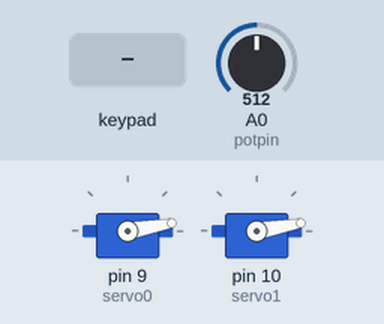
Recording of a sketch running on a simulated Arduino Uno, built with avr-gcc and run on an emulated ATmega328P. Shown: 2 × servo. The test bench sets the inputs (shaded band); at power-on: A0 (potpin) = 512.

Above: at 1.2 s.
1.3 s: key 'D' pressed
At 2.5 s:
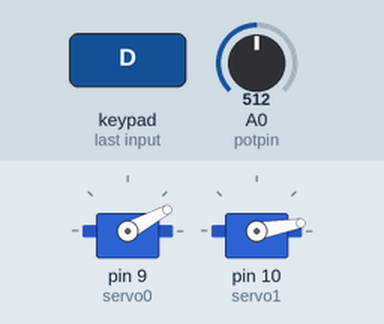
2.9 s: key '#' pressed
At 3.7 s:
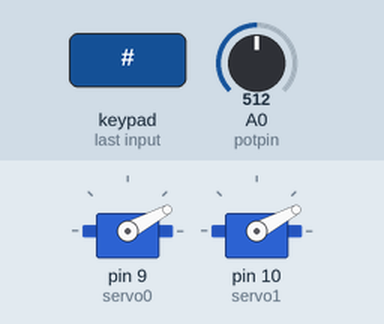
4.5 s: key 'C' pressed
At 5.8 s:
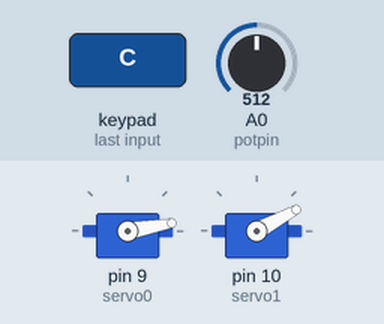
6.1 s: key '#' pressed
At 7.4 s:
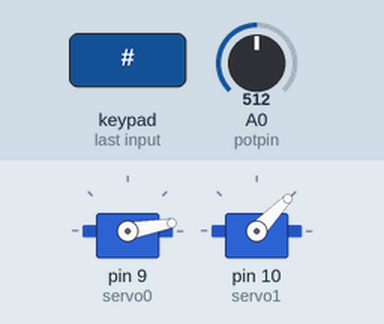
7.7 s: key 'D' pressed
At 8.8 s:
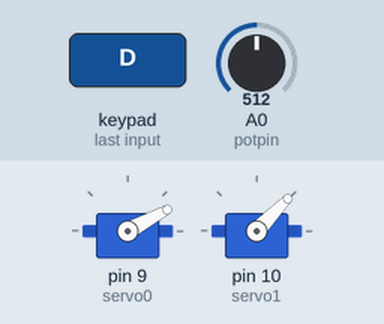
Timing chart, 0 to 10.3 s (numbered marks = the images above; inputs shaded):
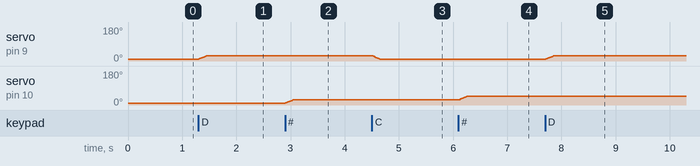

The sketch:

servo_controller.ino
```cpp
#include <Keypad.h>
#include <Servo.h>

// rows and columns of keypad
const byte ROWS = 2;
const byte COLS = 2;

// array of all the keys
char keys[ROWS][COLS] = {
  {'D', '#'},
  {'C', '9'}
};

// binding pins with each kepad row and column
byte rowPins[ROWS] = {4, 5};
byte colPins[COLS] = {2, 3};

// defining the keypad
Keypad kpd = Keypad(makeKeymap(keys), rowPins, colPins, ROWS, COLS);

// defining servos
Servo servo0;
Servo servo1;

// pot that is used to modify speed of servo
int potpin = 0;
int servo_speed;

// min val
int servos_min_val = 10;
// max val
int servos_max_val = 180;

int servo0_pos = servos_min_val;
int servo1_pos = servos_min_val;

// variable in order to know if the servo is moving upwards or downwards
// first dimension is each servo and the third one says movement
// -1 = going down towards servos_min_Val
// 0 = maintining position
// 1 = going upwards to 180
int servos_moving[2][1] = {
  {0},
  {0},
};

void setup() {
  servo0.attach(9);
  servo1.attach(10);

  servo0.write(10);
  servo1.write(servo1_pos);

  Serial.begin(9600);

}


void loop() {
  servo_speed = analogRead(potpin);
  servo_speed = map(servo_speed, 0, 1023, 1, 15);


  if (servos_moving[0][0] == -1 && servo0_pos > servos_min_val) {
    servo0_pos--;
    servo0.write(servo0_pos);
    delay(servo_speed);
  }
  if (servos_moving[0][0] == 1 && servo0_pos < servos_max_val) {
    servo0_pos++;
    servo0.write(servo0_pos);
    delay(servo_speed);
  }

  if (servos_moving[1][0] == -1 && servo1_pos > servos_min_val) {
    servo1_pos--;
    servo1.write(servo1_pos);
    delay(servo_speed);
  }
  if (servos_moving[1][0] == 1 && servo1_pos < servos_max_val) {
    servo1_pos++;
    servo1.write(servo1_pos);
    delay(servo_speed);
  }

  if (kpd.getKeys()) {
    for (int i=0; i<LIST_MAX; i++) {
      if (kpd.key[i].stateChanged) {
        switch(kpd.key[i].kstate){
          case RELEASED:
            switch(kpd.key[i].kchar){
              case 'D':
                servos_moving[0][0] = 0;
                break;
              case 'C':
                servos_moving[0][0] = 0;
                break;
              case '#':
                servos_moving[1][0] = 0;
                break;
              case '9':
                servos_moving[1][0] = 0;
                break;
            }
            break;
          case PRESSED:
            switch(kpd.key[i].kchar) {
              case 'D':
                servos_moving[0][0] = 1;
                break;
              case 'C':
                servos_moving[0][0] = -1;
                break;
              case '#':
                servos_moving[1][0] = 1;
                break;
              case '9':
                servos_moving[1][0] = -1;
                break;
            }
            break;
        }
      }
    }
  }

}
```

Measured:
- after the input at 1.3 s, servo on pin 9 (servo0): 10° → 28° at once
- after the input at 2.9 s, servo on pin 10 (servo1): 10° → 28° at once
- after the input at 4.5 s, servo on pin 9 (servo0): 28° → 10° at once
- after the input at 6.1 s, servo on pin 10 (servo1): 28° → 46° at once
- after the input at 7.7 s, servo on pin 9 (servo0): 10° → 28° at once
